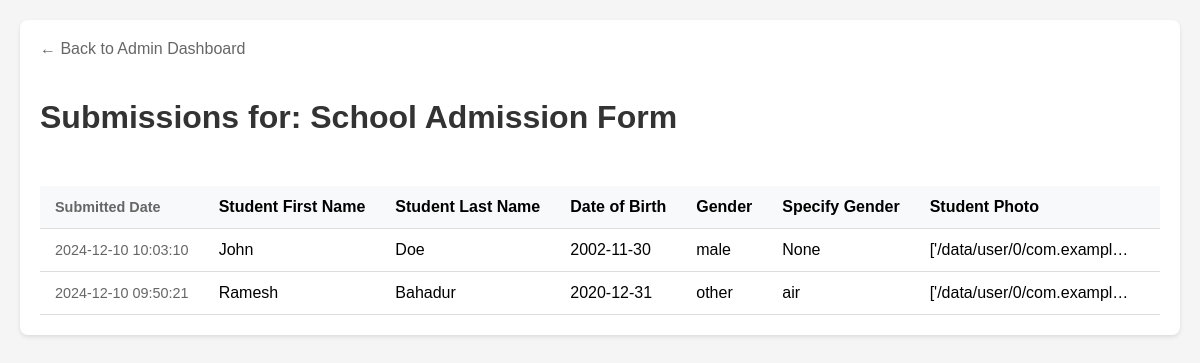
/admin/forms/2b9f7b7f-f0f5-4ce6-9eb5-d8db50bca083/submissions, run on the app's committed database.
### app/models/form.py (models this page shows, shortened)
class Form(db.Model):
    __tablename__ = 'forms'
    formId = db.Column(db.String(36), primary_key=True,
                       default=lambda: str(uuid.uuid4()))
    formName = db.Column(db.String(100), nullable=False)
    formPath = db.Column(db.String(255), nullable=False)
    uploadedDate = db.Column(
        db.DateTime, nullable=False, default=datetime.utcnow)

### app/models/submission.py (models this page shows, shortened)
class Submission(db.Model):
    __tablename__ = 'submissions'
    submissionId = db.Column(
        db.String(36), primary_key=True, default=lambda: str(uuid.uuid4()))
    formId = db.Column(db.String(36), db.ForeignKey(
        'forms.formId'), nullable=False)
    submittedDate = db.Column(
        db.DateTime, nullable=False, default=datetime.utcnow)
    submissionPath = db.Column(db.String(255), nullable=False)
    form = db.relationship(
        'Form', backref=db.backref('submissions', lazy=True))

### app/routes/admin.py (the view)
@bp.route('/forms/<form_id>/submissions')
def list_submissions(form_id):
    try:
        form = Form.query.get_or_404(form_id)
        submissions = Submission.query.filter_by(formId=form_id)\
            .order_by(Submission.submittedDate.desc()).all()
        template_path = os.path.join(
            current_app.config['UPLOAD_FOLDER'], form.formPath)
        with open(template_path, 'r') as f:
            form_template = json.load(f)
        form_fields = []
        for page in form_template['pages']:
            for field in page['fields']:
                form_fields.append({
                    'key': field['key'],
                    'label': field['label'],
                    'type': field['type']
                })
        submission_data = {}
        for submission in submissions:
            file_path = os.path.join(
                current_app.config['SUBMISSION_FOLDER'],
                submission.submissionPath
            )
            if os.path.exists(file_path):
                with open(file_path, 'r') as f:
                    submission_data[submission.submissionId] = json.load(f)
        return render_template('admin/submissions.html',
                               form=form,
                               submissions=submissions,
                               form_fields=form_fields,
                               submission_data=submission_data)
    except Exception as e:
        return render_template('admin/error.html', message=str(e))

### app/templates/admin/submissions.html (shortened to what this page needs)
<!DOCTYPE html>
<html>
<head>
</head>
<body>
    <div class="container">
        <a href="/admin/" class="back-link">← Back to Admin Dashboard</a>
        <h1>Submissions for: {{ form.formName }}</h1>
        {% if submissions %}
        <div class="submissions-table">
            <table>
                <thead>
                    <tr>
                        <th class="meta-info">Submitted Date</th>
                        {% for field in form_fields %}
                        <th>{{ field['label'] }}</th>
                        {% endfor %}
                    </tr>
                </thead>
                <tbody>
                    {% for submission in submissions %}
                    <tr>
                        <td class="meta-info">{{ submission.submittedDate.strftime('%Y-%m-%d %H:%M:%S') }}</td>
                        {% for field in form_fields %}
                        <td>
                            {% if field['type'] == 'file' and submission_data[submission.submissionId][field['key']] %}
                            <img src="{{ submission_data[submission.submissionId][field['key']][0] }}"
                                 alt="Preview"
                                 class="image-preview"
                                 onclick="showImageModal(this.src)">
                            {% else %}
                            {{ submission_data[submission.submissionId][field['key']]|default('N/A') }}
                            {% endif %}
                        </td>
                        {% endfor %}
                    </tr>
                    {% endfor %}
                </tbody>
            </table>
        </div>
        {% else %}
        <div class="no-submissions">
            No submissions found for this form.
        </div>
        {% endif %}
    </div>
</body>
</html>

### app/templates/admin/submissions.html (style rules this page uses)
body { font-family: Arial, sans-serif; margin: 0; padding: 20px; background-color: #f5f5f5; }
.container { max-width: 1200px; margin: 0 auto; background-color: white; padding: 20px; border-radius: 8px; box-shadow: 0 2px 4px rgba(0,0,0,0.1); }
h1 { color: #333; margin-bottom: 30px; }
.back-link { display: inline-block; margin-bottom: 20px; color: #666; text-decoration: none; }
table { width: 100%; border-collapse: collapse; margin-top: 20px; }
th, td { padding: 12px; text-align: left; border-bottom: 1px solid #ddd; }
th { background-color: #f8f9fa; font-weight: bold; }
.submissions-table { overflow-x: auto; margin-top: 20px; }
.submissions-table table { min-width: 100%; white-space: nowrap; }
.submissions-table th { position: sticky; top: 0; background-color: #f8f9fa; z-index: 1; font-weight: bold; padding: 12px 15px; }
.submissions-table td { padding: 8px 15px; max-width: 200px; overflow: hidden; text-overflow: ellipsis; white-space: nowrap; }
.meta-info { color: #666; font-size: 0.9em; }

### data on the page
Form: formName "School Admission Form"
Submission: submittedDate "2024-12-10 10:03:10", submission_data "John" "Doe" "2002-11-30" "male" "None" "['/data/user/0/com.exampl…"
Submission: submittedDate "2024-12-10 09:50:21", submission_data "Ramesh" "Bahadur" "2020-12-31" "other" "air" "['/data/user/0/com.exampl…"

### other printed values
{{ field['label'] }} "Student First Name" "Student Last Name" "Date of Birth" "Gender" "Specify Gender" "Student Photo"
